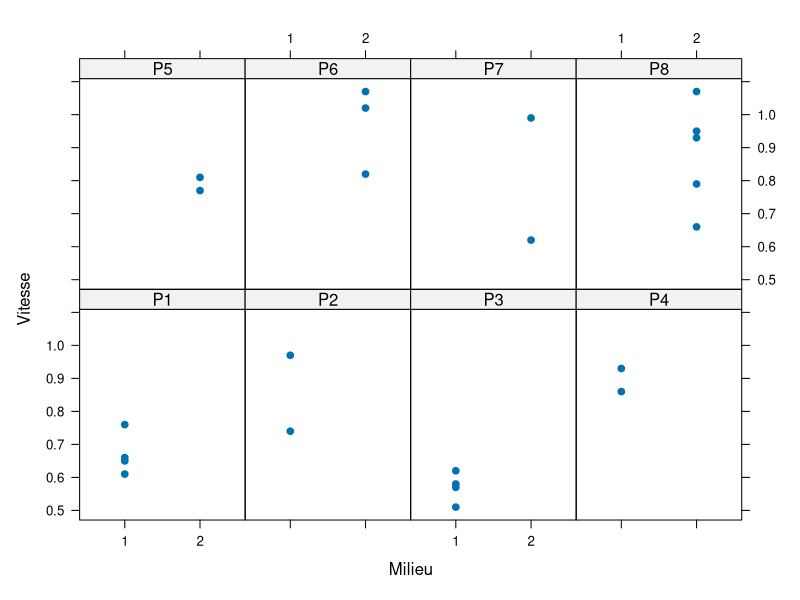
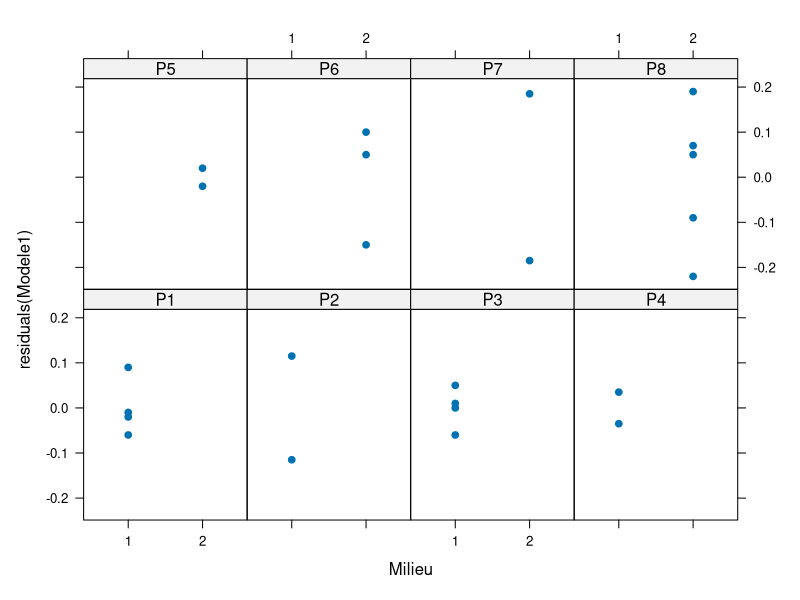

The R source for these figures, in order:
#Exercice 1
setwd("myDir")
Cyclamen<-read.csv("TD5_Ex1.CSV",colClasses=c("factor","numeric","factor"))

library(lattice)
xyplot(Vitesse~Milieu|Plante,data=Cyclamen,pch=19)

replications(Vitesse~Milieu + Plante%in%Milieu, data=Cyclamen)
Modele1 <- aov(Vitesse~Plante%in%Milieu,data=Cyclamen)
shapiro.test(residuals(Modele1))
bartlett.test(residuals(Modele1),I((Cyclamen$Plante):(Cyclamen$Milieu)))
summary(Modele1)

xyplot(residuals(Modele1)~Milieu|Plante,data=Cyclamen,pch=19)
